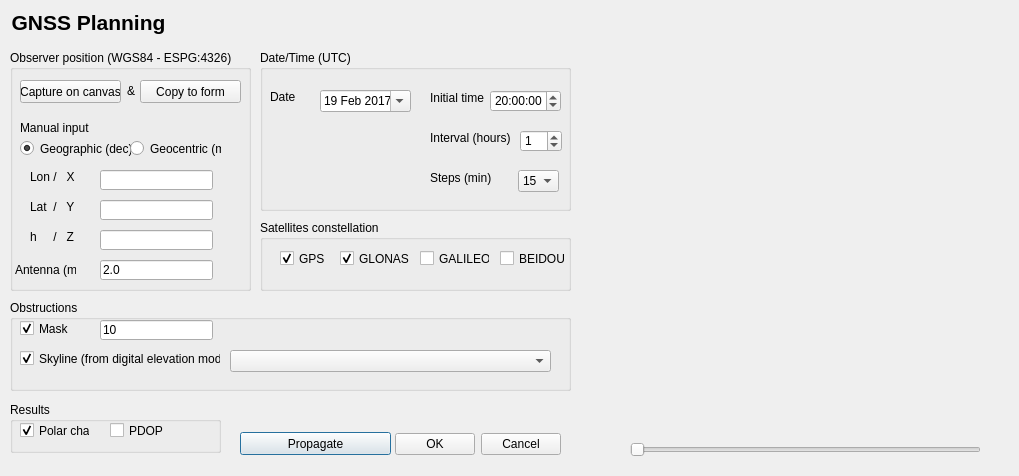
<?xml version="1.0" encoding="UTF-8"?>
<ui version="4.0">
 <class>mainDialog</class>
 <widget class="QDialog" name="mainDialog">
  <property name="geometry">
   <rect>
    <x>0</x>
    <y>0</y>
    <width>1019</width>
    <height>476</height>
   </rect>
  </property>
  <property name="windowTitle">
   <string>GNSS Planning</string>
  </property>
  <widget class="QDialogButtonBox" name="button_box">
   <property name="geometry">
    <rect>
     <x>220</x>
     <y>428</y>
     <width>341</width>
     <height>32</height>
    </rect>
   </property>
   <property name="orientation">
    <enum>Qt::Horizontal</enum>
   </property>
   <property name="standardButtons">
    <set>QDialogButtonBox::Cancel|QDialogButtonBox::Ok</set>
   </property>
  </widget>
  <widget class="QLabel" name="label_Title">
   <property name="geometry">
    <rect>
     <x>-10</x>
     <y>10</y>
     <width>197</width>
     <height>25</height>
    </rect>
   </property>
   <property name="text">
    <string>&lt;!DOCTYPE HTML PUBLIC &quot;-//W3C//DTD HTML 4.0//EN&quot; &quot;http://www.w3.org/TR/REC-html40/strict.dtd&quot;&gt;
&lt;html&gt;&lt;head&gt;&lt;meta name=&quot;qrichtext&quot; content=&quot;1&quot; /&gt;&lt;style type=&quot;text/css&quot;&gt;
p, li { white-space: pre-wrap; }
&lt;/style&gt;&lt;/head&gt;&lt;body style=&quot; font-family:'MS Shell Dlg 2'; font-size:8pt; font-weight:400; font-style:normal;&quot;&gt;
&lt;p style=&quot; margin-top:0px; margin-bottom:0px; margin-left:0px; margin-right:0px; -qt-block-indent:0; text-indent:0px;&quot;&gt;&lt;span style=&quot; font-family:'Sans Serif'; font-size:16pt; font-weight:600;&quot;&gt;GNSS Planning&lt;/span&gt;&lt;/p&gt;&lt;/body&gt;&lt;/html&gt;</string>
   </property>
   <property name="alignment">
    <set>Qt::AlignCenter</set>
   </property>
  </widget>
  <widget class="QGroupBox" name="groupBox_ObsPosition">
   <property name="geometry">
    <rect>
     <x>10</x>
     <y>50</y>
     <width>241</width>
     <height>241</height>
    </rect>
   </property>
   <property name="title">
    <string>Observer position (WGS84 - ESPG:4326)</string>
   </property>
   <widget class="QRadioButton" name="radioButton_Geogr">
    <property name="geometry">
     <rect>
      <x>10</x>
      <y>90</y>
      <width>111</width>
      <height>17</height>
     </rect>
    </property>
    <property name="text">
     <string>Geographic (dec)</string>
    </property>
    <property name="checked">
     <bool>true</bool>
    </property>
   </widget>
   <widget class="QRadioButton" name="radioButton_Geoce">
    <property name="geometry">
     <rect>
      <x>120</x>
      <y>90</y>
      <width>91</width>
      <height>17</height>
     </rect>
    </property>
    <property name="text">
     <string>Geocentric (m)</string>
    </property>
   </widget>
   <widget class="QLineEdit" name="lineEdit_LonX">
    <property name="geometry">
     <rect>
      <x>90</x>
      <y>120</y>
      <width>113</width>
      <height>20</height>
     </rect>
    </property>
    <property name="contextMenuPolicy">
     <enum>Qt::DefaultContextMenu</enum>
    </property>
    <property name="toolTip">
     <string>dec.degrees / meters</string>
    </property>
    <property name="statusTip">
     <string/>
    </property>
    <property name="whatsThis">
     <string/>
    </property>
    <property name="accessibleDescription">
     <string/>
    </property>
    <property name="text">
     <string notr="true"/>
    </property>
   </widget>
   <widget class="QLineEdit" name="lineEdit_LatY">
    <property name="geometry">
     <rect>
      <x>90</x>
      <y>150</y>
      <width>113</width>
      <height>20</height>
     </rect>
    </property>
    <property name="cursor">
     <cursorShape>IBeamCursor</cursorShape>
    </property>
    <property name="toolTip">
     <string>dec.degrees / meters</string>
    </property>
    <property name="text">
     <string/>
    </property>
   </widget>
   <widget class="QLineEdit" name="lineEdit_hZ">
    <property name="geometry">
     <rect>
      <x>90</x>
      <y>180</y>
      <width>113</width>
      <height>20</height>
     </rect>
    </property>
    <property name="toolTip">
     <string>meters</string>
    </property>
    <property name="text">
     <string/>
    </property>
   </widget>
   <widget class="QLineEdit" name="lineEdit_Antenna">
    <property name="geometry">
     <rect>
      <x>90</x>
      <y>210</y>
      <width>113</width>
      <height>20</height>
     </rect>
    </property>
    <property name="toolTip">
     <string>meters</string>
    </property>
    <property name="text">
     <string>2.0</string>
    </property>
   </widget>
   <widget class="QLabel" name="label_LonX">
    <property name="geometry">
     <rect>
      <x>20</x>
      <y>120</y>
      <width>46</width>
      <height>13</height>
     </rect>
    </property>
    <property name="text">
     <string>Lon /   X</string>
    </property>
   </widget>
   <widget class="QLabel" name="label_LatY">
    <property name="geometry">
     <rect>
      <x>20</x>
      <y>150</y>
      <width>46</width>
      <height>13</height>
     </rect>
    </property>
    <property name="text">
     <string>Lat  /   Y</string>
    </property>
   </widget>
   <widget class="QLabel" name="label_hZ">
    <property name="geometry">
     <rect>
      <x>20</x>
      <y>180</y>
      <width>46</width>
      <height>13</height>
     </rect>
    </property>
    <property name="text">
     <string>h     /   Z</string>
    </property>
   </widget>
   <widget class="QLabel" name="label_Antenna">
    <property name="geometry">
     <rect>
      <x>5</x>
      <y>210</y>
      <width>61</width>
      <height>20</height>
     </rect>
    </property>
    <property name="text">
     <string>Antenna (m)</string>
    </property>
   </widget>
   <widget class="QLabel" name="label_ManualInput">
    <property name="geometry">
     <rect>
      <x>10</x>
      <y>70</y>
      <width>71</width>
      <height>16</height>
     </rect>
    </property>
    <property name="text">
     <string>Manual input</string>
    </property>
   </widget>
   <widget class="QPushButton" name="pushButton_Select">
    <property name="geometry">
     <rect>
      <x>10</x>
      <y>30</y>
      <width>101</width>
      <height>23</height>
     </rect>
    </property>
    <property name="toolTip">
     <string>&lt;html&gt;&lt;head/&gt;&lt;body&gt;&lt;p&gt;Capture coordinates from QGIS in one click in EPSG:4326 (WGS 1984) independently from what your current CRS is.&lt;/p&gt;&lt;p&gt;Then, copy them to form using next buttom.&lt;/p&gt;&lt;/body&gt;&lt;/html&gt;</string>
    </property>
    <property name="text">
     <string>Capture on canvas</string>
    </property>
   </widget>
   <widget class="QPushButton" name="pushButton_Copy">
    <property name="geometry">
     <rect>
      <x>130</x>
      <y>30</y>
      <width>101</width>
      <height>23</height>
     </rect>
    </property>
    <property name="toolTip">
     <string>Copy clipboard coordinates to forms.</string>
    </property>
    <property name="text">
     <string>Copy to form</string>
    </property>
   </widget>
   <widget class="QLabel" name="label_And">
    <property name="geometry">
     <rect>
      <x>117</x>
      <y>34</y>
      <width>46</width>
      <height>13</height>
     </rect>
    </property>
    <property name="text">
     <string>&amp;</string>
    </property>
   </widget>
  </widget>
  <widget class="QGroupBox" name="groupBox_DateTime">
   <property name="geometry">
    <rect>
     <x>260</x>
     <y>50</y>
     <width>311</width>
     <height>161</height>
    </rect>
   </property>
   <property name="title">
    <string>Date/Time (UTC)</string>
   </property>
   <widget class="QDateEdit" name="dateEdit_Date">
    <property name="geometry">
     <rect>
      <x>60</x>
      <y>40</y>
      <width>91</width>
      <height>22</height>
     </rect>
    </property>
    <property name="date">
     <date>
      <year>2017</year>
      <month>2</month>
      <day>19</day>
     </date>
    </property>
    <property name="calendarPopup">
     <bool>true</bool>
    </property>
    <property name="currentSectionIndex">
     <number>0</number>
    </property>
    <property name="timeSpec">
     <enum>Qt::UTC</enum>
    </property>
   </widget>
   <widget class="QTimeEdit" name="timeEdit_Time">
    <property name="geometry">
     <rect>
      <x>230</x>
      <y>40</y>
      <width>71</width>
      <height>22</height>
     </rect>
    </property>
    <property name="time">
     <time>
      <hour>20</hour>
      <minute>0</minute>
      <second>0</second>
     </time>
    </property>
    <property name="calendarPopup">
     <bool>false</bool>
    </property>
   </widget>
   <widget class="QLabel" name="label_Date">
    <property name="geometry">
     <rect>
      <x>10</x>
      <y>40</y>
      <width>46</width>
      <height>13</height>
     </rect>
    </property>
    <property name="text">
     <string>Date</string>
    </property>
   </widget>
   <widget class="QLabel" name="label_Time">
    <property name="geometry">
     <rect>
      <x>170</x>
      <y>40</y>
      <width>61</width>
      <height>16</height>
     </rect>
    </property>
    <property name="text">
     <string>Initial time</string>
    </property>
   </widget>
   <widget class="QLabel" name="label_Interval">
    <property name="geometry">
     <rect>
      <x>170</x>
      <y>80</y>
      <width>81</width>
      <height>16</height>
     </rect>
    </property>
    <property name="text">
     <string>Interval (hours)</string>
    </property>
   </widget>
   <widget class="QLabel" name="label_Steps">
    <property name="geometry">
     <rect>
      <x>170</x>
      <y>120</y>
      <width>61</width>
      <height>16</height>
     </rect>
    </property>
    <property name="text">
     <string>Steps (min)</string>
    </property>
   </widget>
   <widget class="QSpinBox" name="spinBox_Interval">
    <property name="geometry">
     <rect>
      <x>260</x>
      <y>80</y>
      <width>42</width>
      <height>22</height>
     </rect>
    </property>
    <property name="value">
     <number>1</number>
    </property>
   </widget>
   <widget class="QComboBox" name="comboBox_Steps">
    <property name="geometry">
     <rect>
      <x>258</x>
      <y>120</y>
      <width>41</width>
      <height>22</height>
     </rect>
    </property>
    <item>
     <property name="text">
      <string>15</string>
     </property>
    </item>
    <item>
     <property name="text">
      <string>30</string>
     </property>
    </item>
    <item>
     <property name="text">
      <string>60</string>
     </property>
    </item>
   </widget>
  </widget>
  <widget class="QGroupBox" name="groupBox_SatConst">
   <property name="geometry">
    <rect>
     <x>260</x>
     <y>220</y>
     <width>311</width>
     <height>71</height>
    </rect>
   </property>
   <property name="title">
    <string>Satellites constellation</string>
   </property>
   <widget class="QCheckBox" name="checkBox_GPS">
    <property name="geometry">
     <rect>
      <x>20</x>
      <y>30</y>
      <width>70</width>
      <height>17</height>
     </rect>
    </property>
    <property name="text">
     <string>GPS</string>
    </property>
    <property name="checked">
     <bool>true</bool>
    </property>
   </widget>
   <widget class="QCheckBox" name="checkBox_GLONASS">
    <property name="geometry">
     <rect>
      <x>80</x>
      <y>30</y>
      <width>70</width>
      <height>17</height>
     </rect>
    </property>
    <property name="text">
     <string>GLONASS</string>
    </property>
    <property name="checked">
     <bool>true</bool>
    </property>
   </widget>
   <widget class="QCheckBox" name="checkBox_GALILEO">
    <property name="geometry">
     <rect>
      <x>160</x>
      <y>30</y>
      <width>70</width>
      <height>17</height>
     </rect>
    </property>
    <property name="text">
     <string>GALILEO</string>
    </property>
   </widget>
   <widget class="QCheckBox" name="checkBox_BEIDOU">
    <property name="geometry">
     <rect>
      <x>240</x>
      <y>30</y>
      <width>70</width>
      <height>17</height>
     </rect>
    </property>
    <property name="text">
     <string>BEIDOU</string>
    </property>
   </widget>
  </widget>
  <widget class="QGroupBox" name="groupBox_Mask">
   <property name="geometry">
    <rect>
     <x>10</x>
     <y>300</y>
     <width>561</width>
     <height>91</height>
    </rect>
   </property>
   <property name="title">
    <string>Obstructions</string>
   </property>
   <widget class="QCheckBox" name="checkBox_Mask">
    <property name="geometry">
     <rect>
      <x>10</x>
      <y>20</y>
      <width>70</width>
      <height>17</height>
     </rect>
    </property>
    <property name="text">
     <string>Mask</string>
    </property>
    <property name="checked">
     <bool>true</bool>
    </property>
   </widget>
   <widget class="QCheckBox" name="checkBox_Skyline">
    <property name="geometry">
     <rect>
      <x>10</x>
      <y>50</y>
      <width>201</width>
      <height>17</height>
     </rect>
    </property>
    <property name="text">
     <string>Skyline (from digital elevation model)</string>
    </property>
    <property name="checked">
     <bool>true</bool>
    </property>
   </widget>
   <widget class="QLineEdit" name="lineEdit_Mask">
    <property name="geometry">
     <rect>
      <x>90</x>
      <y>20</y>
      <width>113</width>
      <height>20</height>
     </rect>
    </property>
    <property name="toolTip">
     <string>decimal degrees</string>
    </property>
    <property name="text">
     <string>10</string>
    </property>
   </widget>
   <widget class="QComboBox" name="comboBox_Skyline">
    <property name="geometry">
     <rect>
      <x>220</x>
      <y>50</y>
      <width>321</width>
      <height>22</height>
     </rect>
    </property>
   </widget>
  </widget>
  <widget class="QGroupBox" name="groupBox_Results">
   <property name="geometry">
    <rect>
     <x>10</x>
     <y>402</y>
     <width>211</width>
     <height>51</height>
    </rect>
   </property>
   <property name="title">
    <string>Results</string>
   </property>
   <widget class="QCheckBox" name="checkBox_PolarChart">
    <property name="geometry">
     <rect>
      <x>10</x>
      <y>20</y>
      <width>70</width>
      <height>17</height>
     </rect>
    </property>
    <property name="text">
     <string>Polar chart</string>
    </property>
    <property name="checked">
     <bool>true</bool>
    </property>
   </widget>
   <widget class="QCheckBox" name="checkBox_PDOP">
    <property name="geometry">
     <rect>
      <x>100</x>
      <y>20</y>
      <width>70</width>
      <height>17</height>
     </rect>
    </property>
    <property name="text">
     <string>PDOP</string>
    </property>
   </widget>
  </widget>
  <widget class="QPushButton" name="pushButton_Propagate">
   <property name="geometry">
    <rect>
     <x>240</x>
     <y>432</y>
     <width>151</width>
     <height>23</height>
    </rect>
   </property>
   <property name="text">
    <string>Propagate</string>
   </property>
   <property name="checkable">
    <bool>false</bool>
   </property>
   <property name="autoDefault">
    <bool>true</bool>
   </property>
   <property name="default">
    <bool>true</bool>
   </property>
   <property name="flat">
    <bool>false</bool>
   </property>
  </widget>
  <widget class="QSlider" name="horizontalSlider_Plot">
   <property name="geometry">
    <rect>
     <x>630</x>
     <y>440</y>
     <width>351</width>
     <height>19</height>
    </rect>
   </property>
   <property name="orientation">
    <enum>Qt::Horizontal</enum>
   </property>
  </widget>
  <widget class="QWidget" name="widget_Chart" native="true">
   <property name="geometry">
    <rect>
     <x>620</x>
     <y>10</y>
     <width>381</width>
     <height>391</height>
    </rect>
   </property>
   <property name="sizePolicy">
    <sizepolicy hsizetype="Expanding" vsizetype="Preferred">
     <horstretch>0</horstretch>
     <verstretch>0</verstretch>
    </sizepolicy>
   </property>
   <layout class="QVBoxLayout" name="mplvl"/>
  </widget>
  <widget class="QLabel" name="label_DOP">
   <property name="geometry">
    <rect>
     <x>620</x>
     <y>410</y>
     <width>381</width>
     <height>20</height>
    </rect>
   </property>
   <property name="text">
    <string/>
   </property>
  </widget>
 </widget>
 <resources/>
 <connections>
  <connection>
   <sender>button_box</sender>
   <signal>accepted()</signal>
   <receiver>mainDialog</receiver>
   <slot>accept()</slot>
   <hints>
    <hint type="sourcelabel">
     <x>20</x>
     <y>20</y>
    </hint>
    <hint type="destinationlabel">
     <x>20</x>
     <y>20</y>
    </hint>
   </hints>
  </connection>
  <connection>
   <sender>button_box</sender>
   <signal>rejected()</signal>
   <receiver>mainDialog</receiver>
   <slot>reject()</slot>
   <hints>
    <hint type="sourcelabel">
     <x>20</x>
     <y>20</y>
    </hint>
    <hint type="destinationlabel">
     <x>20</x>
     <y>20</y>
    </hint>
   </hints>
  </connection>
 </connections>
</ui>
